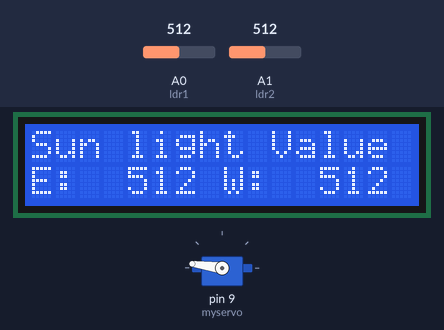
Recording of a sketch running on a simulated Arduino Uno, built with avr-gcc and run on an emulated ATmega328P. Parts: 16×2 character LCD, servo. Inputs (shaded band) come from the test bench; at power-on: A1 (ldr2) = 512, A0 (ldr1) = 512.

Above: at 1.2 s.
1.3 s: A1 (ldr2) set to 716
At 3.8 s:
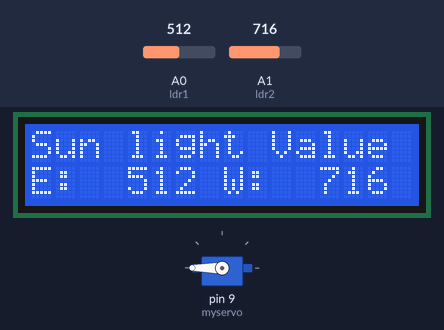
5.4 s: A1 (ldr2) set to 306
At 7.9 s:
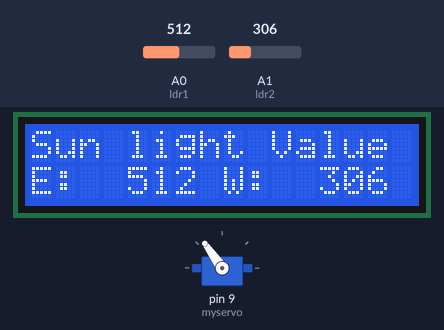
9.5 s: A1 (ldr2) set to 140
At 11.9 s:
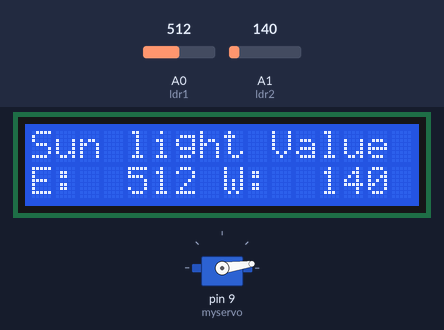
13.6 s: A0 (ldr1) set to 306
At 15.9 s:
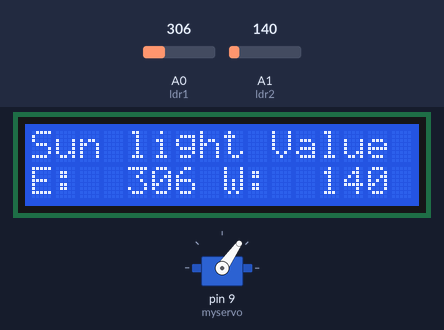
17.7 s: A0 (ldr1) set to 190
At 19.9 s:
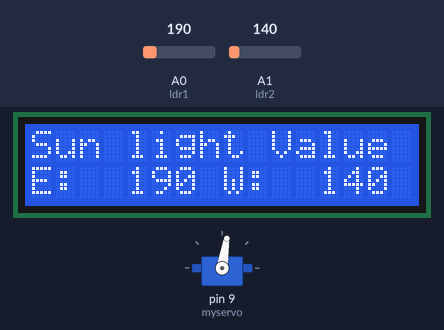
21.8 s: A0 (ldr1) set to 210
At 24.0 s:
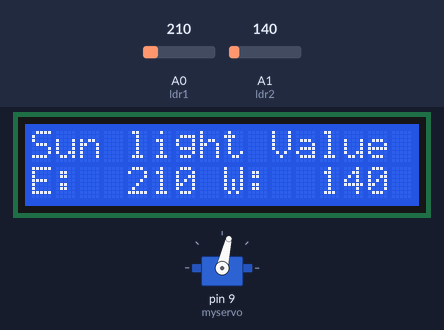
Timing chart, 0 to 25.5 s (numbered marks = the images above; inputs shaded):
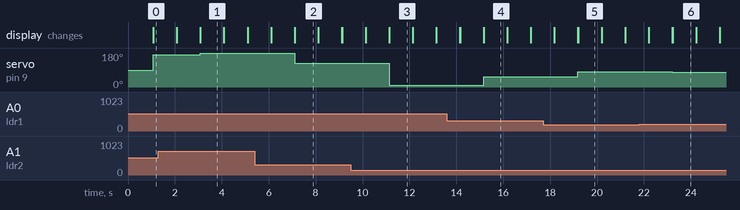

Measured:
- after the input at 1.3 s, servo on pin 9 (myservo): 172° → 180° after 1.8 s; the display: first differs from a run without the input after 0.78 s (image 1)
- after the input at 5.4 s, servo on pin 9 (myservo): 180° → 125° after 1.7 s; the display: first differs from a run without the input after 0.71 s (image 2)
- after the input at 9.5 s, servo on pin 9 (myservo): 125° → 8° after 1.6 s; the display: first differs from a run without the input after 0.63 s (image 3)
- after the input at 13.6 s, servo on pin 9 (myservo): 8° → 55° after 1.6 s; the display: first differs from a run without the input after 0.56 s (image 4)
- after the input at 17.7 s, servo on pin 9 (myservo): 55° → 81° after 1.5 s; the display: first differs from a run without the input after 0.49 s (image 5)
- after the input at 21.8 s, servo on pin 9 (myservo): 81° → 77° after 1.4 s; the display: first differs from a run without the input after 0.41 s (image 6)
- what the display in image 1 shows lasts 1.0 s, from 3.1 s to 4.1 s

The sketch:

code.ino
```cpp
#include <LiquidCrystal.h> // lcd library
LiquidCrystal lcd(3, 4, 5, 6, 7, 8); // pin 8 connect Rs, pin 7 connect E(Enable)
                                      // pin 6 connect D4, 5 connect D5, 4 connect D6, 3 connect D7.
#include<Servo.h>    // servo library.
Servo myservo;       // define servo name.
int ldr1 = A0;      // set ldr1 value pin no A0.
int ldr2 = A1;     // set ldr2 value pin no A1.
int ldrV1;
int ldrV2;
int a1;
int a2;
void setup() {
  Serial.begin(9600);    // Serial communication.
  lcd.begin(16, 2);      // for lcd
  myservo.attach(9);     // Servo Pin connect arduino 9 no pin.
  pinMode(ldr1,INPUT);   // ldr1 as an input.
  pinMode(ldr2,INPUT);   // ldr2 as an input


}

void loop() {
   lcd.print("Sun light Value");  // lcd string show.
   lcd.setCursor(0, 1);           // setCursor column 0 and row 1.
   lcd.print("E:");               // print value column 0 to 2 and row 1.
   lcd.setCursor(8, 1);          // setCursor column 8 and row 1.
   lcd.print("W:");              // print value column 8 to 10 and row 1.
   ldrV1 = analogRead(ldr1);    // sensor value reading.
   ldrV2 = analogRead(ldr2);    // sensor value reading.
   lcd.setCursor(4,1);          //setCursor column 4 and row 1.
   lcd.print(ldrV1);            //print value column 4 and row 1
   lcd.setCursor(12,1);         //setCursor column 12 and row 1.
   lcd.print(ldrV2);            //print value column 12 and row 1
   delay(1000);                  // delay 1 sec.
   lcd.clear();                 // clear screen.

   if(ldrV2 >=150 ){

        a1 = map(ldrV2 ,150,500,90,170);
        myservo.write(a1);    // servo move 90 to 170 degree.

        }
   else if(ldrV1 >=150 ){


        a2 = map(ldrV1 ,150,500,90,10);
        myservo.write(a2);    // servo move 170 degree.

    }

   else if(ldrV1 >=200 && ldrV2 >=200 || ldrV1 == ldrV2){

     myservo.write(90);   // servo move 90 degree.

    }
   else{

    myservo.write(90);   // servo move 90 degree.

    }


}
```
